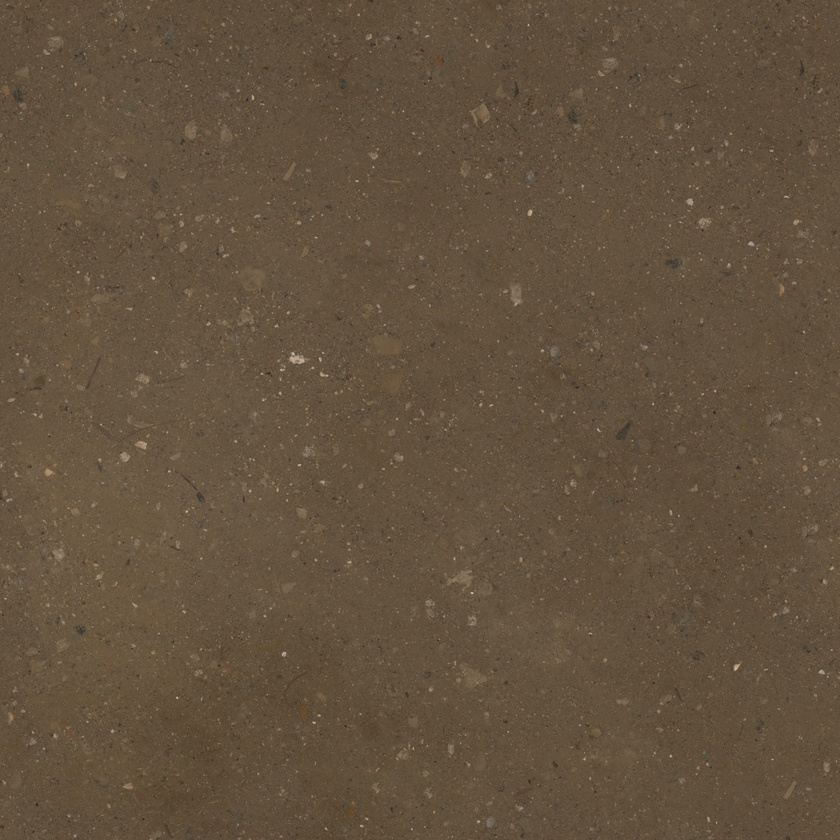
#> input picture assets/materials/polyhaven/dirt/Diffuse.jpg, 840 x 840 px, shrunk from 1024 x 1024 before the run, found by its file name
$ python prepare_rural_materials.py
#> lines starting #> are read from the running program, lines starting #| are printed output that depends on the picture
"""Make colour adaptations of the downloaded CC0 sources; do not overwrite them."""
from pathlib import Path
from PIL import Image, ImageEnhance, ImageOps
import math

ROOT = Path(__file__).resolve().parent.parent / "assets" / "materials" / "polyhaven"

def recolor(asset, black, white, contrast=1.0):
#> called with asset = 'rough_linen', black = '#544a38', white = '#e2d3b2', contrast = 0.8
    source = ROOT / asset / "Diffuse.jpg"
    gray = ImageOps.grayscale(Image.open(source).convert("RGB"))
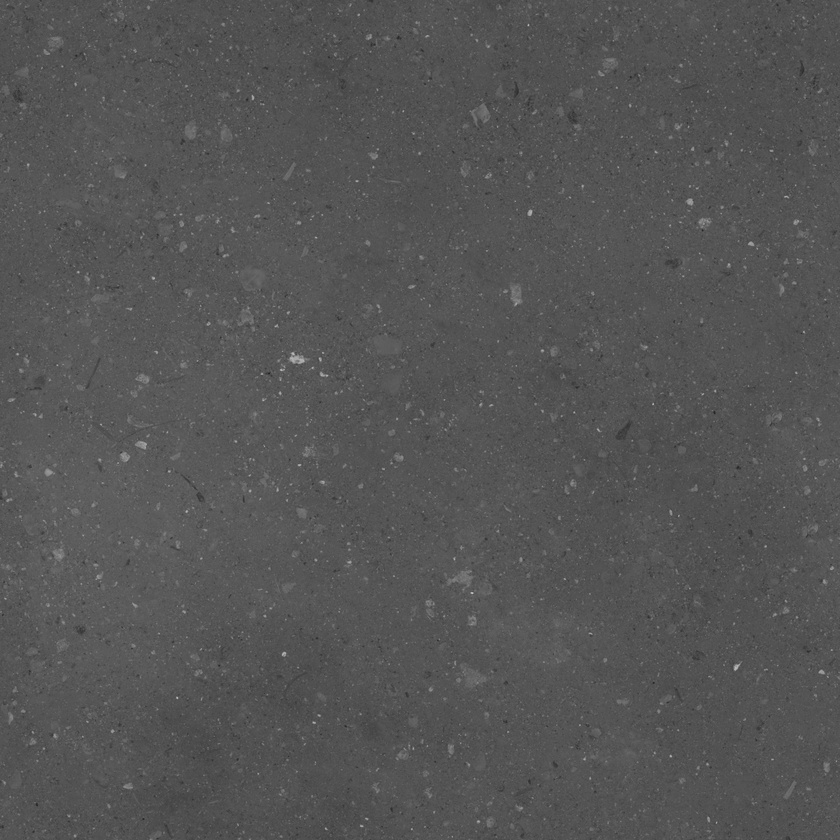
#> gray: PIL image 840x840 L; min 33, max 194, mean 85
    gray = ImageEnhance.Contrast(gray).enhance(contrast)
    result = ImageOps.colorize(gray, black=black, white=white)
    result.save(ROOT / asset / "Diffuse_rural.jpg", quality=94, subsampling=0)

# The original blue fabric is adapted to an undyed, warm linen; the original
# plaster is lightened for limewashed rural walls. Texture detail remains intact.
recolor("rough_linen", "#544a38", "#e2d3b2", 0.8)
recolor("white_plaster_rough_01", "#776b5a", "#f3eee2", 0.8)
#> call 2 of recolor, with asset = 'white_plaster_rough_01', black = '#776b5a', white = '#f3eee2', contrast = 0.8
#> in recolor (call 2), `result = ImageOps.colorize(gray, black=black, white=white)`:
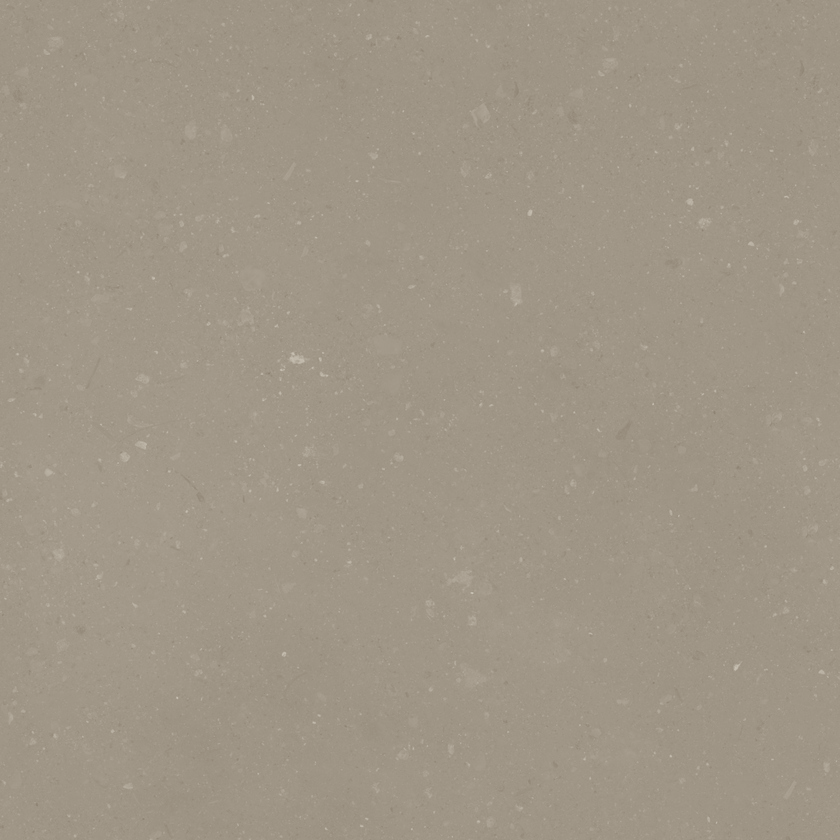
#> result: PIL image 840x840 RGB; mean R, G, B 159.6, 150, 134.7
recolor("clay_roof_tiles", "#3c403c", "#a4a397", 0.9)
recolor("dirt", "#c3bfb1", "#f5f1e8", 0.7)
#> call 4 of recolor, with asset = 'dirt', black = '#c3bfb1', white = '#f5f1e8', contrast = 0.7
#> in recolor (call 4), `result = ImageOps.colorize(gray, black=black, white=white)`:
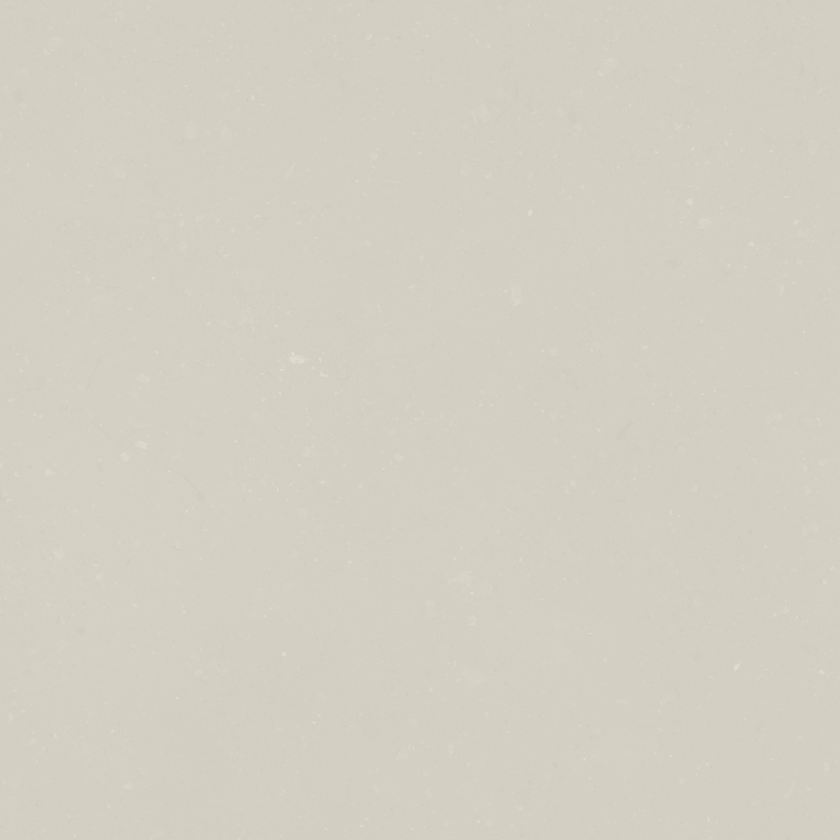
#> result: PIL image 840x840 RGB; mean R, G, B 211.1, 207.1, 194.7

# A faint irregular compressed-soil overlay: soft-edged, rather than two
# painted lines. It is used over actual shallow wheel depressions.
src = Image.open(ROOT / "dirt" / "Diffuse.jpg").convert("RGB")
#> src is the input picture: PIL image 840x840 RGB; mean R, G, B 99.1, 82.2, 62.2
src = ImageEnhance.Brightness(src).enhance(.78).convert("RGBA")
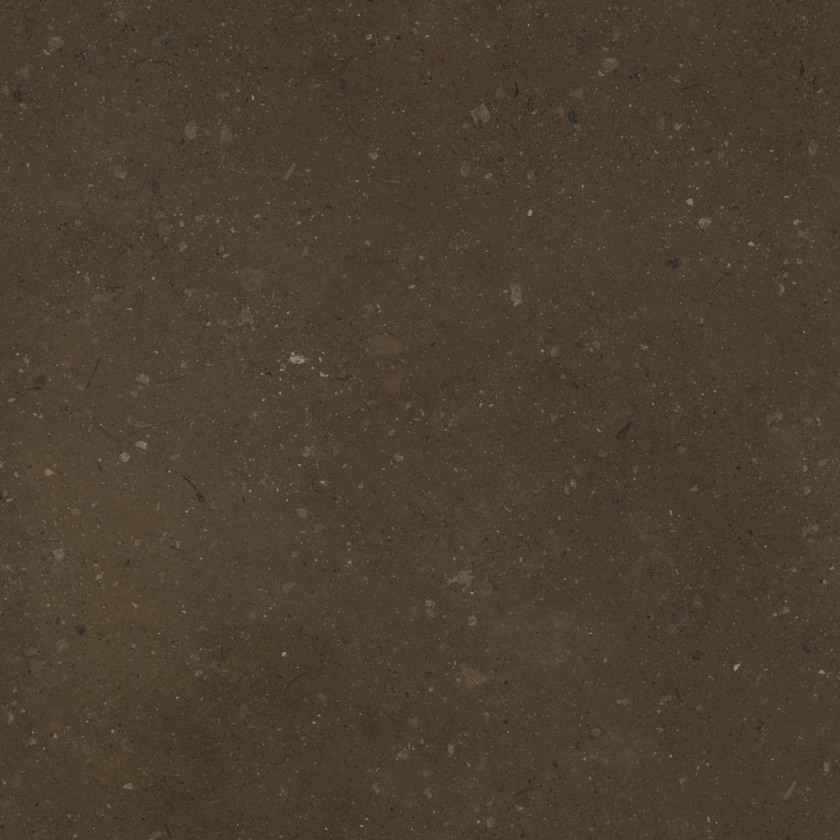
#> src: PIL image 840x840 RGBA; mean R, G, B, A 76.8, 63.6, 48.1, 255
w, h = src.size
#> w = 840; h = 840
alpha = Image.new("L", src.size)
#> alpha: PIL image 840x840 L; every value is 0
pixels = alpha.load()
for y in range(h):
    strength = .72 + .18*math.sin(y*.037) + .1*math.sin(y*.097)
    for x in range(w):
        t = abs((x/(w-1))*2-1)
        soft = max(0, 1-t*t)**2
        pixels[x,y] = int(85*soft*strength)
src.putalpha(alpha)
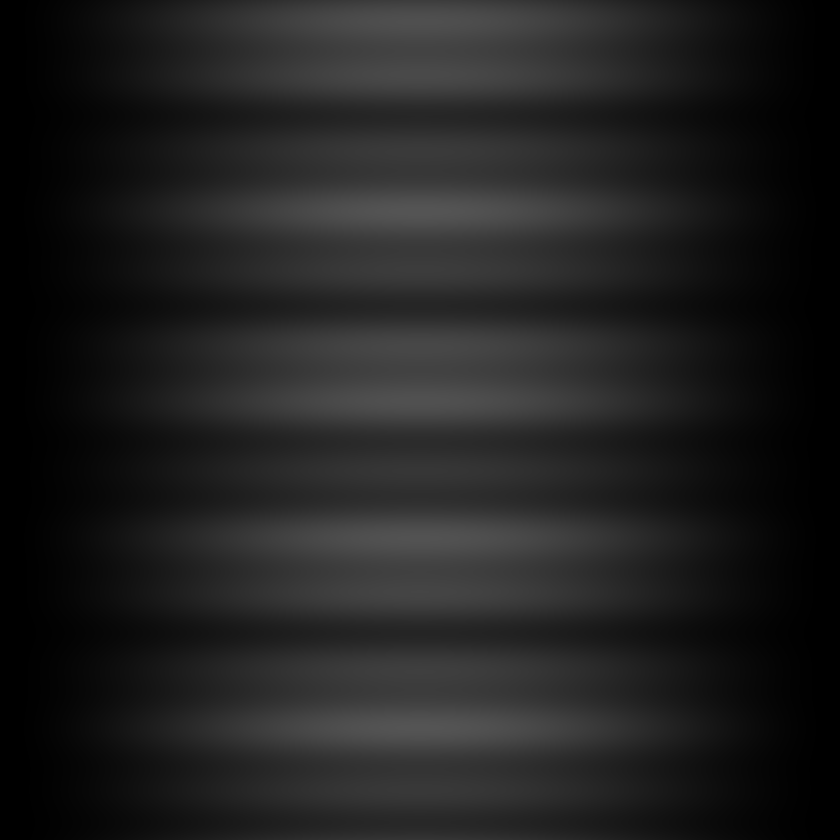
#> alpha: PIL image 840x840 L; min 0, max 84, mean 32.1
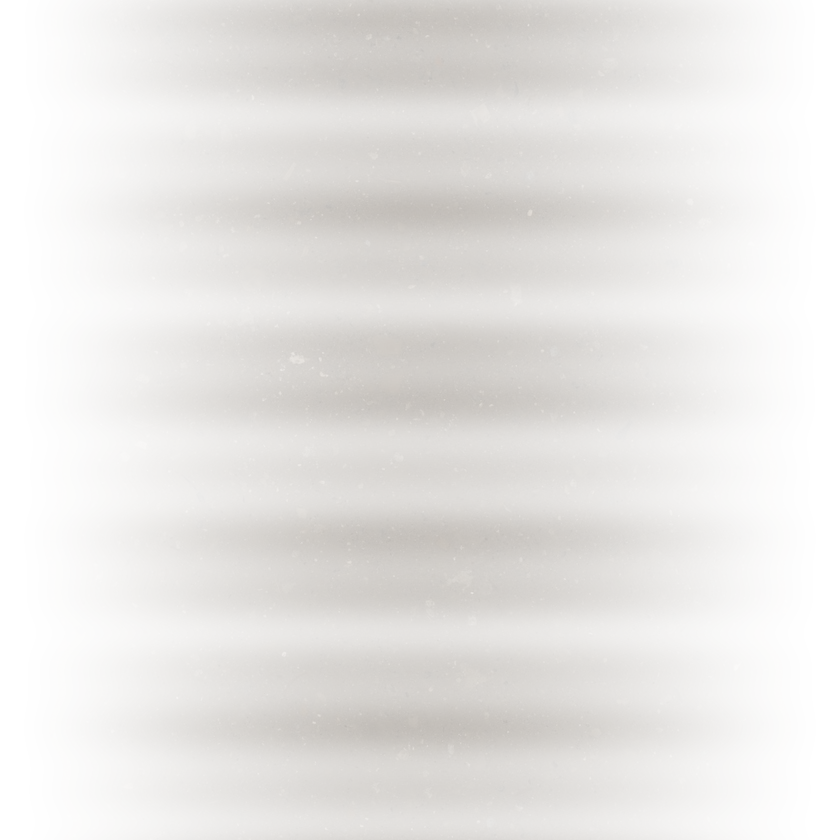
#> src: PIL image 840x840 RGBA; mean R, G, B, A 76.8, 63.6, 48.1, 32.1; transparent parts drawn white
src.save(ROOT / "dirt" / "Diffuse_track.png")
